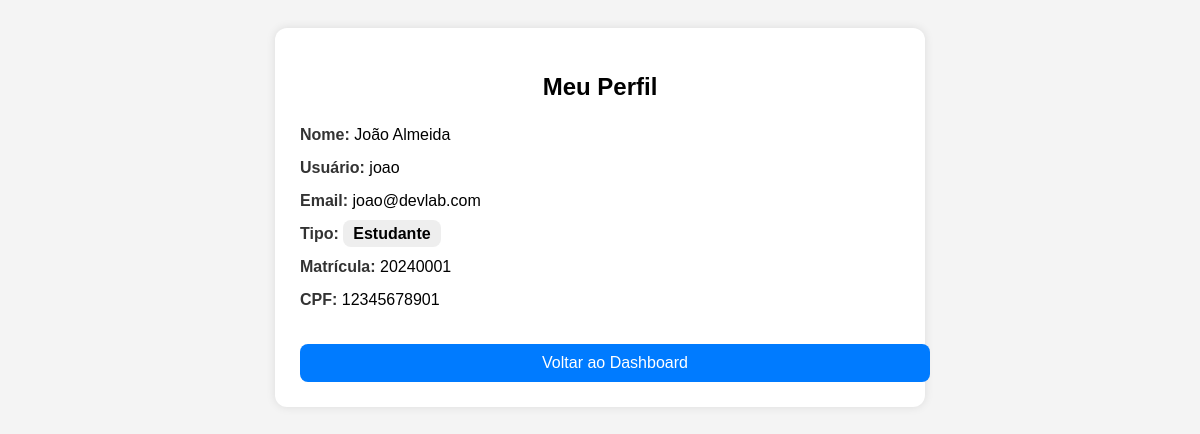
The page /perfil/ (signed in) on the database its author committed.
### meuapp/models.py (models this page shows, shortened)
class Usuario(AbstractUser):
    TIPO_CHOICES = [
        ('coordenador', 'Coordenador'),
        ('professor', 'Professor'),
        ('estudante', 'Estudante'),
    ]
    tipo = models.CharField(max_length=20, choices=TIPO_CHOICES, default='estudante')
    matricula = models.CharField(max_length=20, unique=True, null=True, blank=True)
    cpf = models.CharField(max_length=11, unique=True, null=True, blank=True)
    data_nascimento = models.DateField(null=True, blank=True)
    curso = models.CharField(max_length=100, blank=True)
    class Meta:
        verbose_name = 'Usuário'
        verbose_name_plural = 'Usuários'

### meuapp/views.py (the view)
# urls.py: path('perfil/', views.perfil, name='perfil'),
@login_required
def perfil (request):
    user = request.user
    return render(request, 'perfil.html', {'user': user})

### meuapp/templates/perfil.html (shortened to what this page needs)
<!DOCTYPE html>
<html lang="pt-br">
<head>
</head>
<body>
<div class="container">
    <h2>Meu Perfil</h2>
    <div class="info-box">
        <strong>Nome:</strong> {{ user.get_full_name }}
    </div>
    <div class="info-box">
        <strong>Usuário:</strong> {{ user.username }}
    </div>
    <div class="info-box">
        <strong>Email:</strong> {{ user.email }}
    </div>
    <div class="info-box">
        <strong>Tipo:</strong>
        <span class="tipo">{{ user.get_tipo_display }}</span>
    </div>
    {% if user.matricula %}
    <div class="info-box">
        <strong>Matrícula:</strong> {{ user.matricula }}
    </div>
    {% endif %}
    {% if user.cpf %}
    <div class="info-box">
        <strong>CPF:</strong> {{ user.cpf }}
    </div>
    {% endif %}
    <a href="{% url 'dashboard' %}" class="btn">Voltar ao Dashboard</a>
</div>
</body>
</html>

### meuapp/templates/perfil.html (style rules this page uses)
body { font-family: Arial, sans-serif; background: #f4f4f4; padding: 20px; }
.container { max-width: 600px; margin: auto; background: white; padding: 25px; border-radius: 12px; box-shadow: 0 0 10px rgba(0,0,0,0.1); }
h2 { text-align: center; margin-bottom: 25px; }
.info-box { margin-bottom: 15px; }
.info-box strong { color: #333; }
.btn { display: inline-block; padding: 10px 15px; background: #007bff; color: white; text-decoration: none; border-radius: 8px; text-align: center; margin-top: 20px; width: 100%; }
.tipo { background: #eee; padding: 5px 10px; border-radius: 8px; font-weight: bold; }

### rows shown on the page
Usuario: get_full_name "João Almeida", username "joao", email "joao@devlab.com", tipo "Estudante", matricula "20240001", cpf "12345678901"
